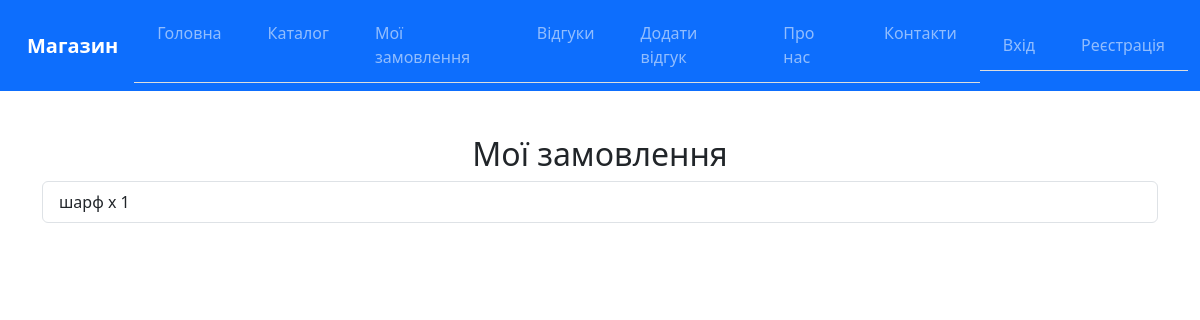
Before: /my_orders with the older database file.
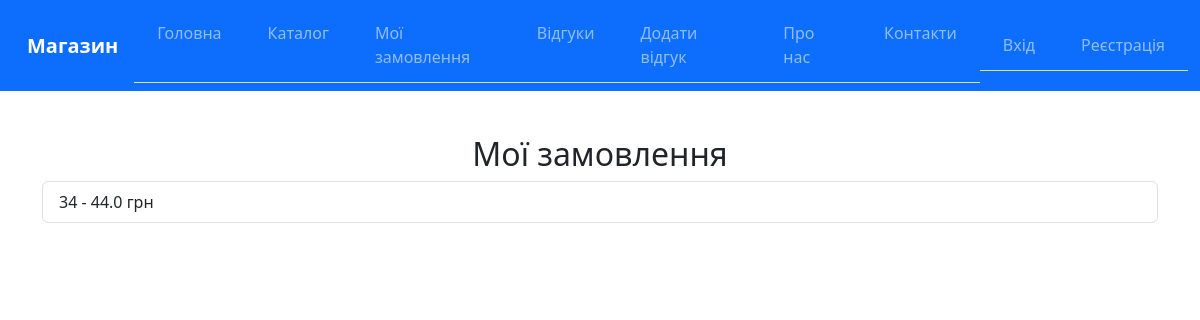
After: the same page with the newer database file.
### models.py (models this page shows)
class Order(db.Model):
    id = db.Column(db.Integer, primary_key=True)
    description = db.Column(db.Text, nullable=False)

### app.py (the view)
@app.route("/my_orders")
def my_orders_page():
    orders = Order.query.all()
    return render_template("my_orders.html", orders=orders)

### templates/my_orders.html (shortened to what this page needs)
{% extends "base.html" %}
{% block content %}
<h2>Мої замовлення</h2>
{% if orders %}
  <ul class="list-group">
    {% for order in orders %}
      <li class="list-group-item">{{ order.description }}</li>
    {% endfor %}
  </ul>
{% else %}
  <p>Замовлень немає.</p>
{% endif %}
{% endblock %}

Changed rows visible on the page:
changed Order: description "шарф x 1" → "34 - 44.0 грн"
